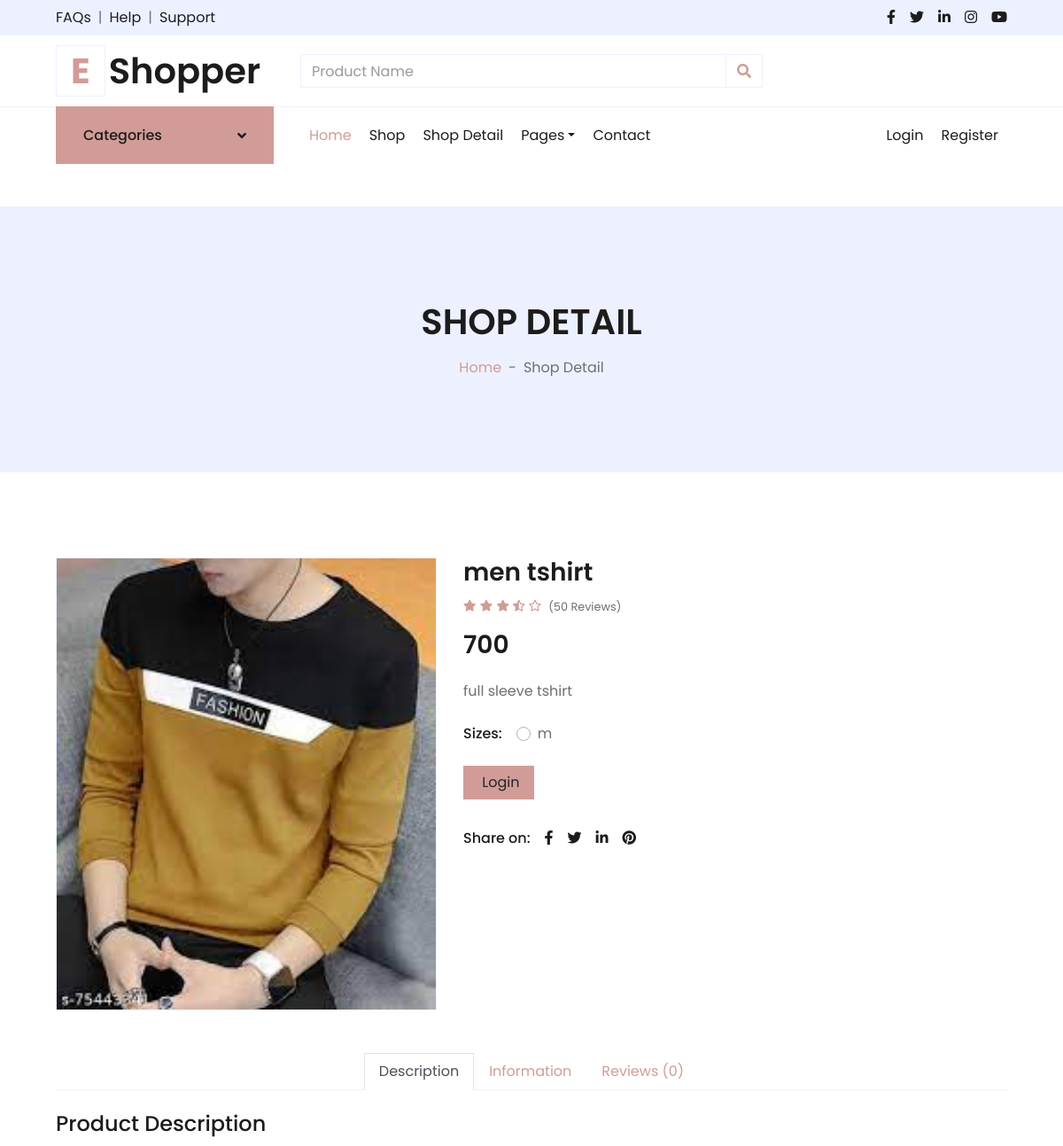
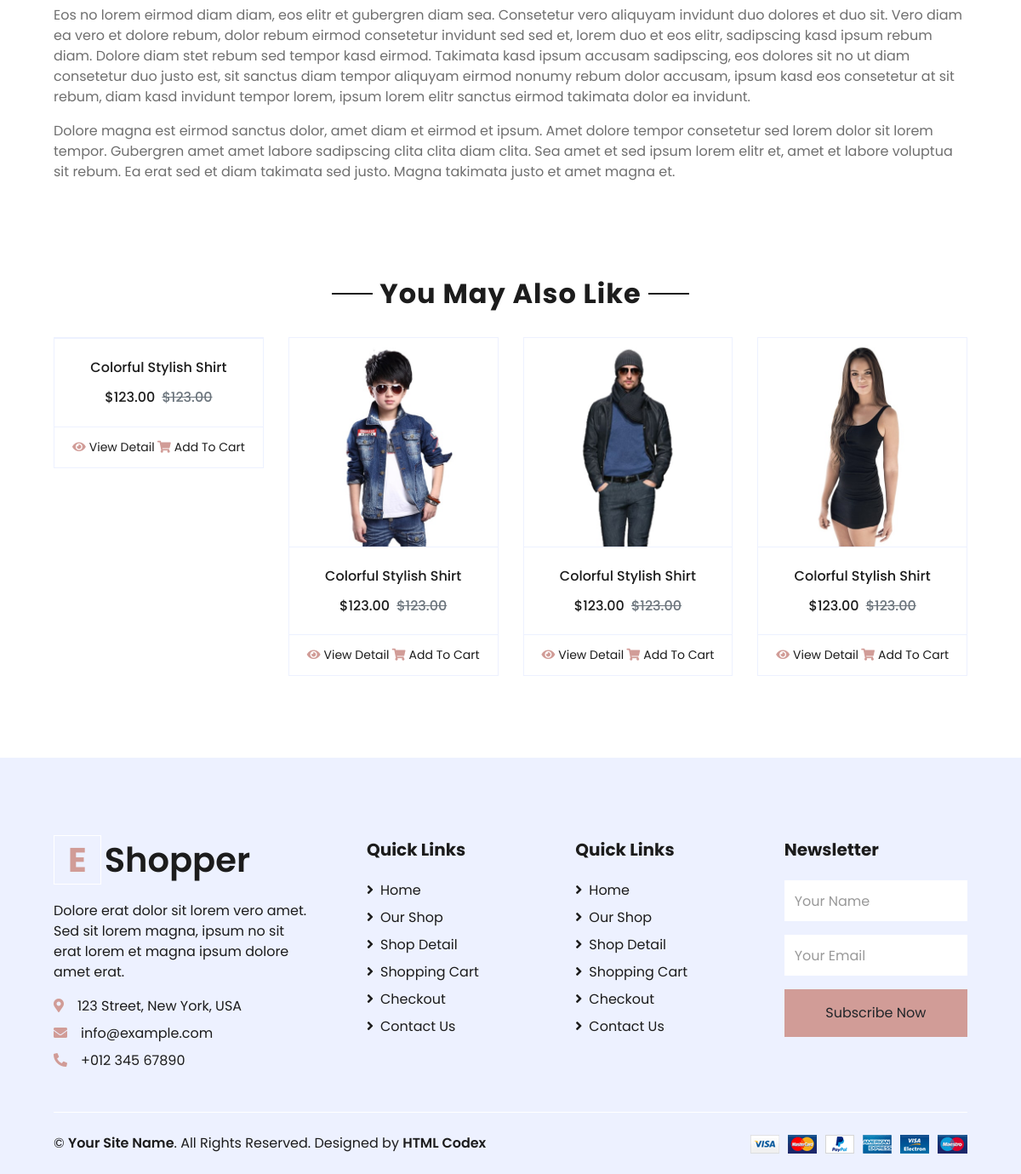
/product-detail/2/, run on the app's committed database (2 pictures, top to bottom).
### myapp/models.py (models this page shows, shortened)
class Product(models.Model):
	category=(
			('men','men'),
			('women','women'),
			('kid','kid'),
		)
	size=(
			("s","s"),
			("m","m"),
			("l","l"),
			("xl","xl"),
			("xxl","xxl"),
		)
	seller=models.ForeignKey(User,on_delete=models.CASCADE)
	product_category=models.CharField(max_length=100,choices=category)
	product_name=models.CharField(max_length=100)
	product_price=models.PositiveIntegerField()
	product_desc=models.TextField()
	product_size=models.TextField(max_length=100,choices=size)
	product_image=models.ImageField(upload_to="product_pic/")

### myapp/views.py (the view)
# urls.py: path('detail/',views.detail,name='detail'),
def detail(request,pk):
	wishlist_flag=False
	cart_flag=False
	path=request.get_full_path()
	product=Product.objects.get(pk=pk)
	try:
		user=User.objects.get(email=request.session['email'])
		Wishlist.objects.get(user=user,product=product,)
		wishlist_flag=True
	except:
		pass
	try:
		user=User.objects.get(email=request.session['email'])
		Cart.objects.get(user=user,product=product,payment_status=False)
		cart_flag=True
	except:
		pass
	return render(request,'detail.html',{'product':product,'path':path,'wishlist_flag':wishlist_flag,'cart_flag':cart_flag})

### myapp/templates/detail.html (shortened to what this page needs)
{% extends 'header.html' %}
{% load static %}
{% block content %}
<!DOCTYPE html>
<html lang="en">
<head>
</head>
<body>
    <div class="container-fluid bg-secondary mb-5">
        <div class="d-flex flex-column align-items-center justify-content-center" style="min-height: 300px">
            <h1 class="font-weight-semi-bold text-uppercase mb-3">Shop Detail</h1>
            <div class="d-inline-flex">
                <p class="m-0"><a href="">Home</a></p>
                <p class="m-0 px-2">-</p>
                <p class="m-0">Shop Detail</p>
            </div>
        </div>
    </div>
    <div class="container-fluid py-5">
        <div class="row px-xl-5">
            <div class="col-lg-5 pb-5">
                <div id="product-carousel" class="carousel slide" data-ride="carousel">
                    <div class="carousel-inner border">
                        <div class="carousel-item active">
                            <img class="w-100 h-100" src="{{product.product_image.url}}" alt="Image">
                        </div>
                    </div>
                </div>
            </div>
            <div class="col-lg-7 pb-5">
                <h3 class="font-weight-semi-bold">{{product.product_name}}</h3>
                <div class="d-flex mb-3">
                    <div class="text-primary mr-2">
                        <small class="fas fa-star"></small>
                        <small class="fas fa-star"></small>
                        <small class="fas fa-star"></small>
                        <small class="fas fa-star-half-alt"></small>
                        <small class="far fa-star"></small>
                    </div>
                    <small class="pt-1">(50 Reviews)</small>
                </div>
                <h3 class="font-weight-semi-bold mb-4">{{product.product_price}}</h3>
                <p class="mb-4">{{product.product_desc}}</p>
                <div class="d-flex mb-3">
                    <p class="text-dark font-weight-medium mb-0 mr-3">Sizes:</p>
                        <div class="custom-control custom-radio custom-control-inline">
                            <label class="custom-control-label" for="size-1">{{product.product_size}}</label>
                        </div>
                </div>
                <div class="d-flex align-items-center mb-4 pt-2">
                    {% if request.session.email %}
                        {% if wishlist_flag == False%}
                            <a href="{% url 'add-to-wishlist' pk=product.pk %}"><button class="btn btn-primary px-3"><i class="fa fa-heart"></i>Add To Wishlist</button></a>
                        {% else %}
                            <a href="{% url 'remove-from-wishlist' pk=product.pk %}"><button class="btn btn-primary px-3"><i class="fa fa-heart"></i>Remove From Wishlist</button></a>
                        {% endif %}
                        &nbsp;&nbsp;&nbsp;&nbsp;&nbsp;
                        {% if cart_flag == False%}
                            <a href="{% url 'add-to-cart' pk=product.pk %}"><button class="btn btn-primary px-3"><i class="fa fa-shopping-cart"></i>Add To Cart</button></a>
                        {% else %}
                            <a href="{% url 'remove-from-cart' pk=product.pk %}"><button class="btn btn-primary px-3"><i class="fa fa-shopping-cart"></i>Remove From Cart</button></a>
                        {% endif %}
                    {% else %}
                        <form action="{% url 'login' %}">
                            <button type="submit" class="btn btn-primary px-3"> Login</button>
                        </form>
                    {% endif %}
                </div>
                <div class="d-flex pt-2">
                    <p class="text-dark font-weight-medium mb-0 mr-2">Share on:</p>
                    <div class="d-inline-flex">
                        <a class="text-dark px-2" href="">
                            <i class="fab fa-facebook-f"></i>
                        </a>
                        <a class="text-dark px-2" href="">
                            <i class="fab fa-twitter"></i>
                        </a>
                        <a class="text-dark px-2" href="">
                            <i class="fab fa-linkedin-in"></i>
                        </a>
                        <a class="text-dark px-2" href="">
                            <i class="fab fa-pinterest"></i>
                        </a>
                    </div>
                </div>
            </div>
        </div>
        <div class="row px-xl-5">
            <div class="col">
                <div class="nav nav-tabs justify-content-center border-secondary mb-4">
                    <a class="nav-item nav-link active" data-toggle="tab" href="#tab-pane-1">Description</a>
                    <a class="nav-item nav-link" data-toggle="tab" href="#tab-pane-2">Information</a>
                    <a class="nav-item nav-link" data-toggle="tab" href="#tab-pane-3">Reviews (0)</a>
                </div>
                <div class="tab-content">
                    <div class="tab-pane fade show active" id="tab-pane-1">
                        <h4 class="mb-3">Product Description</h4>
                        <p>Eos no lorem eirmod diam diam, eos elitr et gubergren diam sea. Consetetur vero aliquyam invidunt duo dolores et duo sit. Vero diam ea vero et dolore rebum, dolor rebum eirmod consetetur invidunt sed sed et, lorem duo et eos elitr, sadipscing kasd ipsum rebum diam. Dolore diam stet rebum sed tempor kasd eirmod. Takimata kasd ipsum accusam sadipscing, eos dolores sit no ut diam consetetur duo justo est, sit sanctus diam tempor aliquyam eirmod nonumy rebum dolor accusam, ipsum kasd eos consetetur at sit rebum, diam kasd invidunt tempor lorem, ipsum lorem elitr sanctus eirmod takimata dolor ea invidunt.</p>
                        <p>Dolore magna est eirmod sanctus dolor, amet diam et eirmod et ipsum. Amet dolore tempor consetetur sed lorem dolor sit lorem tempor. Gubergren amet amet labore sadipscing clita clita diam clita. Sea amet et sed ipsum lorem elitr et, amet et labore voluptua sit rebum. Ea erat sed et diam takimata sed justo. Magna takimata justo et amet magna et.</p>
                    </div>
                </div>
            </div>
        </div>
    </div>
    <div class="container-fluid py-5">
        <div class="text-center mb-4">
            <h2 class="section-title px-5"><span class="px-2">You May Also Like</span></h2>
        </div>
        <div class="row px-xl-5">
            <div class="col">
                <div class="owl-carousel related-carousel">
                    <div class="card product-item border-0">
                        <div class="card-header product-img position-relative overflow-hidden bg-transparent border p-0">
                        </div>
                        <div class="card-body border-left border-right text-center p-0 pt-4 pb-3">
                            <h6 class="text-truncate mb-3">Colorful Stylish Shirt</h6>
                            <div class="d-flex justify-content-center">
                                <h6>$123.00</h6><h6 class="text-muted ml-2"><del>$123.00</del></h6>
                            </div>
                        </div>
                        <div class="card-footer d-flex justify-content-between bg-light border">
                            <a href="" class="btn btn-sm text-dark p-0"><i class="fas fa-eye text-primary mr-1"></i>View Detail</a>
                            <a href="" class="btn btn-sm text-dark p-0"><i class="fas fa-shopping-cart text-primary mr-1"></i>Add To Cart</a>
                        </div>
                    </div>
                    <div class="card product-item border-0">
                        <div class="card-header product-img position-relative overflow-hidden bg-transparent border p-0">
                            <img class="img-fluid w-100" src="{% static 'img/product-2.jpg' %}" alt="">
                        </div>
                        <div class="card-body border-left border-right text-center p-0 pt-4 pb-3">
                            <h6 class="text-truncate mb-3">Colorful Stylish Shirt</h6>
                            <div class="d-flex justify-content-center">
                                <h6>$123.00</h6><h6 class="text-muted ml-2"><del>$123.00</del></h6>
                            </div>
                        </div>
                        <div class="card-footer d-flex justify-content-between bg-light border">
                            <a href="" class="btn btn-sm text-dark p-0"><i class="fas fa-eye text-primary mr-1"></i>View Detail</a>
                            <a href="" class="btn btn-sm text-dark p-0"><i class="fas fa-shopping-cart text-primary mr-1"></i>Add To Cart</a>
                        </div>
                    </div>
                    <div class="card product-item border-0">
                        <div class="card-header product-img position-relative overflow-hidden bg-transparent border p-0">
                            <img class="img-fluid w-100" src="{% static 'img/product-3.jpg' %}" alt="">
                        </div>
                        <div class="card-body border-left border-right text-center p-0 pt-4 pb-3">
                            <h6 class="text-truncate mb-3">Colorful Stylish Shirt</h6>
                            <div class="d-flex justify-content-center">
                                <h6>$123.00</h6><h6 class="text-muted ml-2"><del>$123.00</del></h6>
                            </div>
                        </div>
                        <div class="card-footer d-flex justify-content-between bg-light border">
                            <a href="" class="btn btn-sm text-dark p-0"><i class="fas fa-eye text-primary mr-1"></i>View Detail</a>
                            <a href="" class="btn btn-sm text-dark p-0"><i class="fas fa-shopping-cart text-primary mr-1"></i>Add To Cart</a>
                        </div>
                    </div>
                    <div class="card product-item border-0">
                        <div class="card-header product-img position-relative overflow-hidden bg-transparent border p-0">
                            <img class="img-fluid w-100" src="{% static 'img/product-4.jpg' %}" alt="">
                        </div>
                        <div class="card-body border-left border-right text-center p-0 pt-4 pb-3">
                            <h6 class="text-truncate mb-3">Colorful Stylish Shirt</h6>
                            <div class="d-flex justify-content-center">
                                <h6>$123.00</h6><h6 class="text-muted ml-2"><del>$123.00</del></h6>
                            </div>
                        </div>
                        <div class="card-footer d-flex justify-content-between bg-light border">
                            <a href="" class="btn btn-sm text-dark p-0"><i class="fas fa-eye text-primary mr-1"></i>View Detail</a>
                            <a href="" class="btn btn-sm text-dark p-0"><i class="fas fa-shopping-cart text-primary mr-1"></i>Add To Cart</a>
                        </div>
                    </div>
                </div>
            </div>
        </div>
    </div>
</body>
</html>
{% endblock %}

### data on the page
Product: product_image (picture), product_name "men tshirt", product_price "700", product_desc "full sleeve tshirt", product_size "m"
